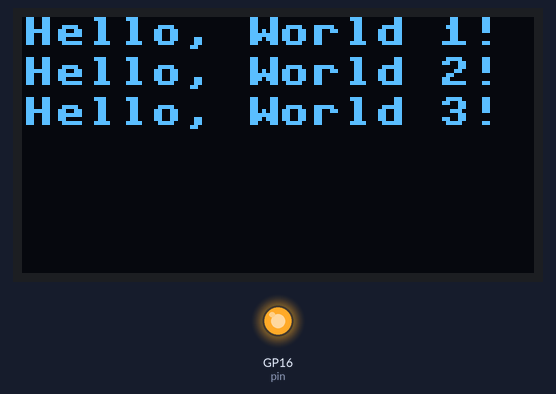
Simulated run of this program. Board: Raspberry Pi Pico running MicroPython. Parts: 128×64 one-colour display, output pins drawn as LEDs (lit = HIGH). Library files of the repository ran but are not shown: ssd1306.py. At 0.1 s the program stops and its outputs stay as they are.

Above: at 0.1 s.
Timing chart, 0 to 1.6 s (numbered marks = the images above):
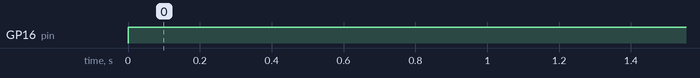

Measured:
- by itself, GP16 (pin): LOW → HIGH at 0.00 s

The program:

final_oled.py
```python
# Complete project details at https://RandomNerdTutorials.com

import machine
#from machine import Pin, SoftI2C
import ssd1306
from time import sleep

i2c = machine.SoftI2C(scl=machine.Pin(15), sda=machine.Pin(4))

pin = machine.Pin(16, machine.Pin.OUT)
pin.value(0) #set GPIO16 low to reset OLED
pin.value(1) #while OLED is running, must set GPIO16 in high

oled_width = 128
oled_height = 64
oled = ssd1306.SSD1306_I2C(oled_width, oled_height, i2c)

oled.fill(0)
oled.text('Hello, World 1!', 0, 0)
oled.text('Hello, World 2!', 0, 10)
oled.text('Hello, World 3!', 0, 20)
oled.show()
```
